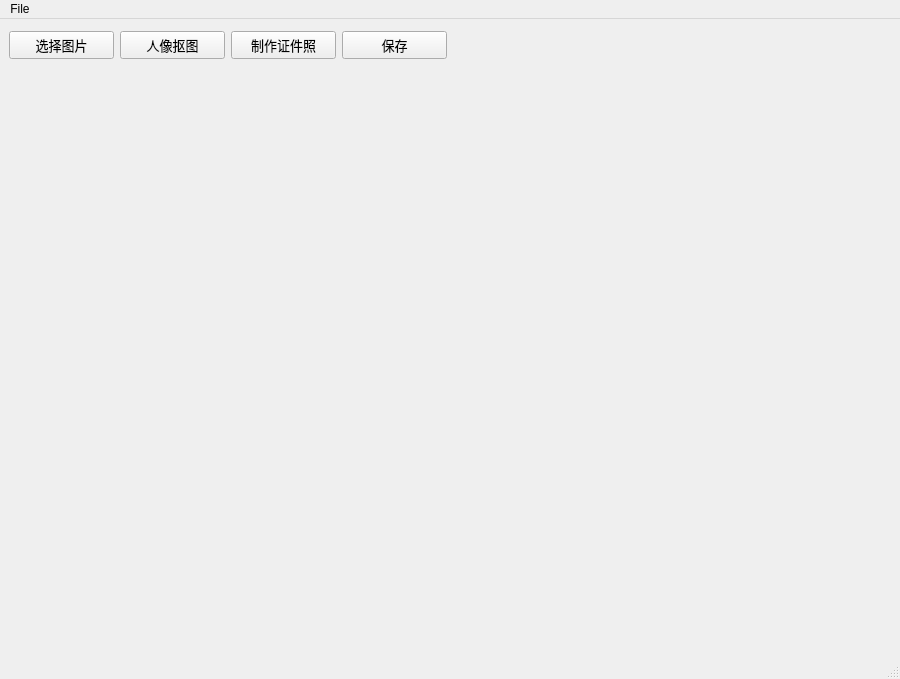
<?xml version="1.0" encoding="UTF-8"?>
<ui version="4.0">
 <class>MainWindow</class>
 <widget class="QMainWindow" name="MainWindow">
  <property name="geometry">
   <rect>
    <x>0</x>
    <y>0</y>
    <width>900</width>
    <height>679</height>
   </rect>
  </property>
  <property name="windowTitle">
   <string>Portrait Cutout</string>
  </property>
  <widget class="QWidget" name="centralwidget">
   <layout class="QVBoxLayout" name="verticalLayout" stretch="1,17">
    <item>
     <layout class="QHBoxLayout" name="horizontalLayout_3" stretch="1,1">
      <item>
       <layout class="QHBoxLayout" name="horizontalLayout_2">
        <item>
         <widget class="QPushButton" name="selectImageBtn">
          <property name="font">
           <font>
            <family>微软雅黑</family>
            <pointsize>10</pointsize>
           </font>
          </property>
          <property name="text">
           <string>选择图片</string>
          </property>
         </widget>
        </item>
        <item>
         <widget class="QPushButton" name="mattingBtn">
          <property name="font">
           <font>
            <family>微软雅黑</family>
            <pointsize>10</pointsize>
           </font>
          </property>
          <property name="text">
           <string>人像抠图</string>
          </property>
         </widget>
        </item>
        <item>
         <widget class="QPushButton" name="makeidphotoBtn">
          <property name="font">
           <font>
            <family>微软雅黑</family>
            <pointsize>10</pointsize>
            <italic>false</italic>
            <bold>false</bold>
           </font>
          </property>
          <property name="text">
           <string>制作证件照</string>
          </property>
         </widget>
        </item>
        <item>
         <widget class="QPushButton" name="saveBtn">
          <property name="font">
           <font>
            <family>微软雅黑</family>
            <pointsize>10</pointsize>
           </font>
          </property>
          <property name="text">
           <string>保存</string>
          </property>
         </widget>
        </item>
       </layout>
      </item>
      <item>
       <widget class="QLabel" name="imagePathLineEdit">
        <property name="font">
         <font>
          <family>幼圆</family>
          <pointsize>10</pointsize>
         </font>
        </property>
        <property name="text">
         <string/>
        </property>
       </widget>
      </item>
     </layout>
    </item>
    <item>
     <layout class="QHBoxLayout" name="horizontalLayout">
      <item>
       <widget class="QLabel" name="imageDisplayEdit">
        <property name="styleSheet">
         <string notr="true"/>
        </property>
        <property name="text">
         <string/>
        </property>
       </widget>
      </item>
      <item>
       <widget class="QLabel" name="matteImageDisplayEdit">
        <property name="styleSheet">
         <string notr="true"/>
        </property>
        <property name="text">
         <string/>
        </property>
       </widget>
      </item>
     </layout>
    </item>
   </layout>
  </widget>
  <widget class="QMenuBar" name="menubar">
   <property name="geometry">
    <rect>
     <x>0</x>
     <y>0</y>
     <width>900</width>
     <height>22</height>
    </rect>
   </property>
   <widget class="QMenu" name="menuOpen">
    <property name="title">
     <string>File</string>
    </property>
    <addaction name="imageOpen"/>
    <addaction name="imageClose"/>
   </widget>
   <addaction name="menuOpen"/>
  </widget>
  <widget class="QStatusBar" name="statusbar"/>
  <action name="actionOpen">
   <property name="text">
    <string>Open</string>
   </property>
  </action>
  <action name="actionSet">
   <property name="text">
    <string>Setting</string>
   </property>
  </action>
  <action name="actionWrite">
   <property name="text">
    <string>Write</string>
   </property>
  </action>
  <action name="actionBlue">
   <property name="text">
    <string>Blue</string>
   </property>
  </action>
  <action name="actionRed">
   <property name="text">
    <string>Red</string>
   </property>
  </action>
  <action name="actionGrow">
   <property name="text">
    <string>Green</string>
   </property>
  </action>
  <action name="imageOpen">
   <property name="text">
    <string>Open</string>
   </property>
  </action>
  <action name="imageClose">
   <property name="text">
    <string>Close</string>
   </property>
  </action>
 </widget>
 <resources/>
 <connections/>
</ui>
